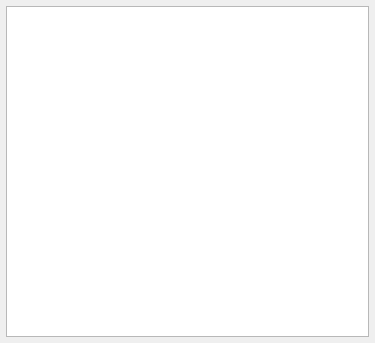
<?xml version="1.0" encoding="UTF-8"?>
<ui version="4.0">
 <class>SetterView</class>
 <widget class="QWidget" name="SetterView">
  <property name="geometry">
   <rect>
    <x>0</x>
    <y>0</y>
    <width>375</width>
    <height>343</height>
   </rect>
  </property>
  <property name="windowTitle">
   <string>Form</string>
  </property>
  <layout class="QVBoxLayout" name="verticalLayout">
   <property name="leftMargin">
    <number>6</number>
   </property>
   <property name="topMargin">
    <number>6</number>
   </property>
   <property name="rightMargin">
    <number>6</number>
   </property>
   <property name="bottomMargin">
    <number>6</number>
   </property>
   <item>
    <widget class="QTableView" name="view"/>
   </item>
  </layout>
 </widget>
 <resources/>
 <connections/>
</ui>
